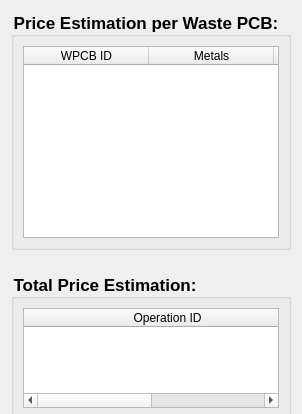
            <widget class="QWidget" name="price_estimation">
             <attribute name="title">
              <string>Price Estimation</string>
             </attribute>
             <layout class="QVBoxLayout" name="verticalLayout_8" stretch="0,0">
              <item>
               <widget class="QGroupBox" name="price_estimation_per_wpcb">
                <property name="minimumSize">
                 <size>
                  <width>0</width>
                  <height>100</height>
                 </size>
                </property>
                <property name="maximumSize">
                 <size>
                  <width>16777215</width>
                  <height>768</height>
                 </size>
                </property>
                <property name="styleSheet">
                 <string notr="true">QGroupBox {
    font: bold 17px;
}</string>
                </property>
                <property name="title">
                 <string>Price Estimation per Waste PCB:</string>
                </property>
                <property name="flat">
                 <bool>true</bool>
                </property>
                <layout class="QVBoxLayout" name="verticalLayout_14">
                 <item>
                  <widget class="QTableWidget" name="price_estimation_table">
                   <property name="verticalScrollBarPolicy">
                    <enum>Qt::ScrollBarAsNeeded</enum>
                   </property>
                   <property name="horizontalScrollBarPolicy">
                    <enum>Qt::ScrollBarAlwaysOff</enum>
                   </property>
                   <property name="editTriggers">
                    <set>QAbstractItemView::NoEditTriggers</set>
                   </property>
                   <property name="alternatingRowColors">
                    <bool>true</bool>
                   </property>
                   <property name="rowCount">
                    <number>0</number>
                   </property>
                   <attribute name="horizontalHeaderDefaultSectionSize">
                    <number>125</number>
                   </attribute>
                   <attribute name="horizontalHeaderStretchLastSection">
                    <bool>true</bool>
                   </attribute>
                   <attribute name="verticalHeaderVisible">
                    <bool>false</bool>
                   </attribute>
                   <column>
                    <property name="text">
                     <string>WPCB ID</string>
                    </property>
                   </column>
                   <column>
                    <property name="text">
                     <string>Metals</string>
                    </property>
                   </column>
                   <column>
                    <property name="text">
                     <string>Weight (mg)</string>
                    </property>
                   </column>
                   <column>
                    <property name="text">
                     <string>Market Price (PESO)</string>
                    </property>
                   </column>
                  </widget>
                 </item>
                </layout>
               </widget>
              </item>
              <item>
               <widget class="QGroupBox" name="total_price_estimation">
                <property name="minimumSize">
                 <size>
                  <width>0</width>
                  <height>147</height>
                 </size>
                </property>
                <property name="maximumSize">
                 <size>
                  <width>16777215</width>
                  <height>112</height>
                 </size>
                </property>
                <property name="styleSheet">
                 <string notr="true">QGroupBox {
    font: bold 17px;
}</string>
                </property>
                <property name="title">
                 <string>Total Price Estimation:</string>
                </property>
                <property name="flat">
                 <bool>true</bool>
                </property>
                <layout class="QVBoxLayout" name="verticalLayout_15">
                 <item>
                  <widget class="QTableWidget" name="price_total_table">
                   <property name="sizePolicy">
                    <sizepolicy hsizetype="Preferred" vsizetype="Preferred">
                     <horstretch>0</horstretch>
                     <verstretch>0</verstretch>
                    </sizepolicy>
                   </property>
                   <property name="maximumSize">
                    <size>
                     <width>16777215</width>
                     <height>203</height>
                    </size>
                   </property>
                   <property name="alternatingRowColors">
                    <bool>true</bool>
                   </property>
                   <property name="rowCount">
                    <number>0</number>
                   </property>
                   <attribute name="horizontalHeaderDefaultSectionSize">
                    <number>287</number>
                   </attribute>
                   <attribute name="horizontalHeaderStretchLastSection">
                    <bool>false</bool>
                   </attribute>
                   <attribute name="verticalHeaderVisible">
                    <bool>false</bool>
                   </attribute>
                   <column>
                    <property name="text">
                     <string>Operation ID</string>
                    </property>
                   </column>
                   <column>
                    <property name="text">
                     <string>Total</string>
                    </property>
                   </column>
                  </widget>
                 </item>
                </layout>
               </widget>
              </item>
             </layout>
            </widget>
